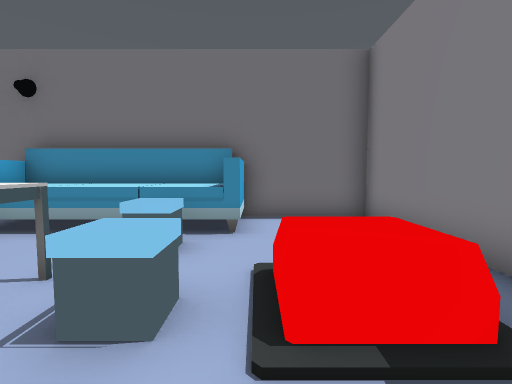
[1] (above)

21 first-person views from a walk through a 3-D level made in the Unity game engine. The camera is 1.2 m above the floor, tilts 4° down and sees 85° across. Doors are open. The floor is counted in squares, 1 m on a side. Each view is taken from the middle of a square. On the plan, view 1 faces up. The plan holds only what a view shows up to about 13 squares ahead; the rest is blank. The place goes on beyond the plan. The player is left out. Some animated figures are left out.

[2]
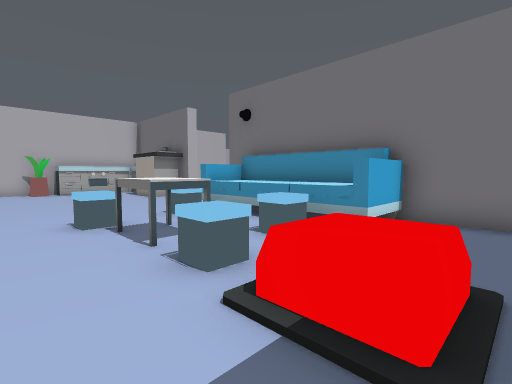

[3]
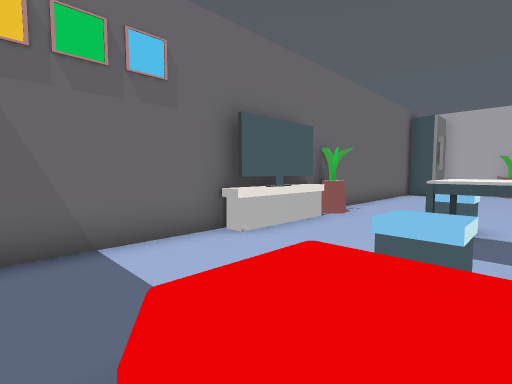

[4]
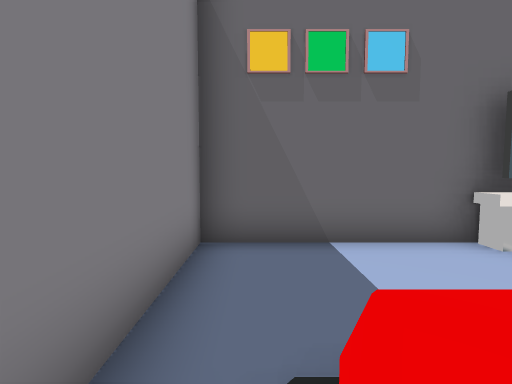

[5]
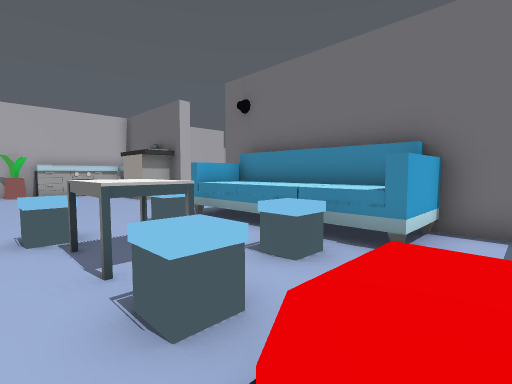

[6]
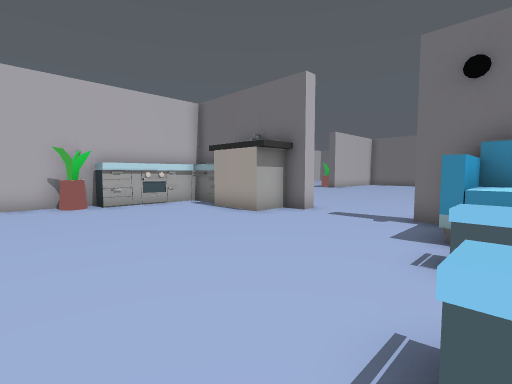

[7]
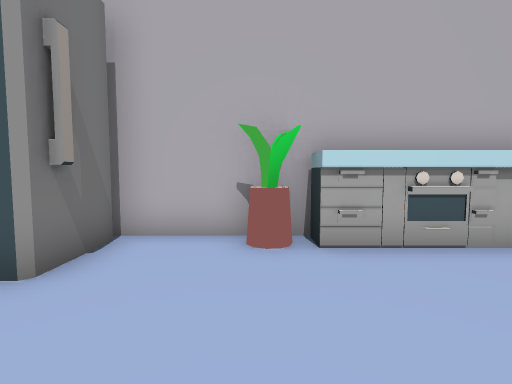

[8]
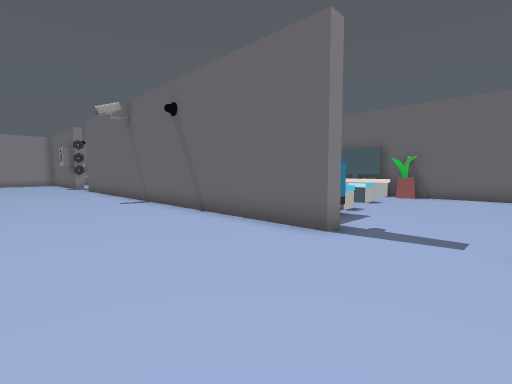

[9]
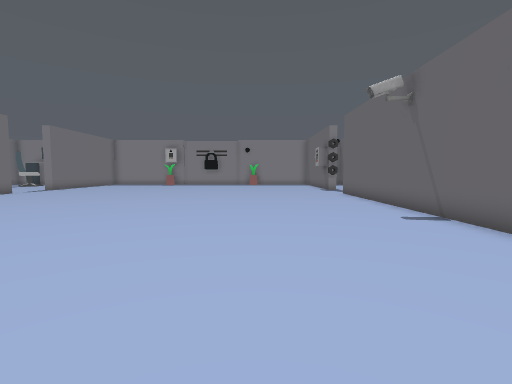

[10]
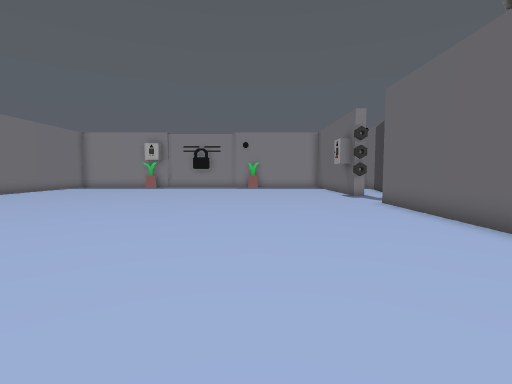

[11]
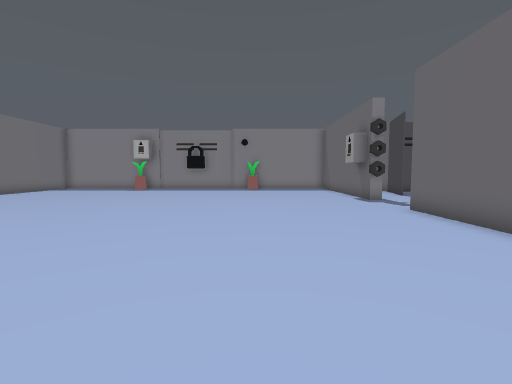

[12]
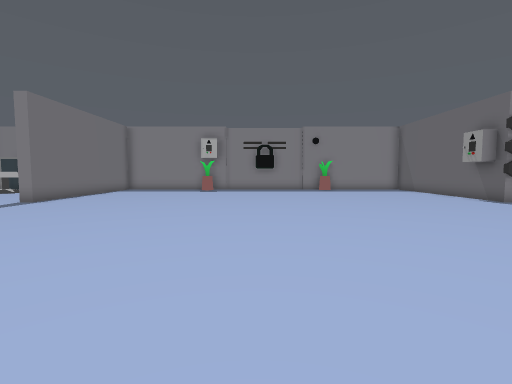

[13]
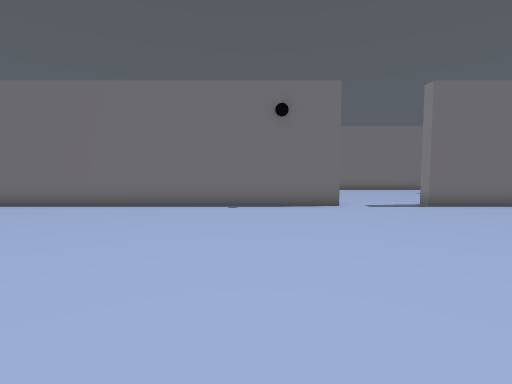

[14]
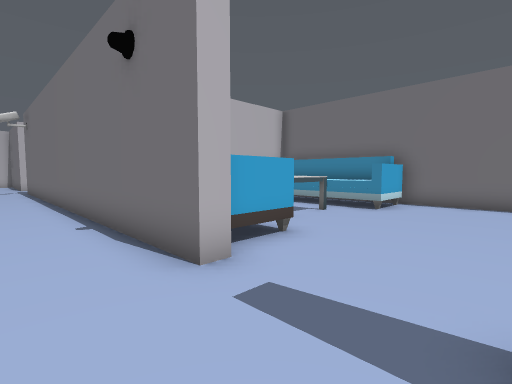

[15]
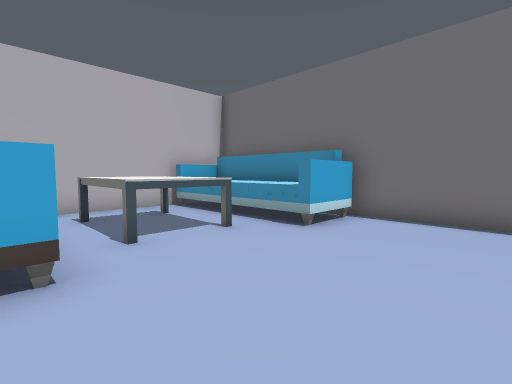

[16]
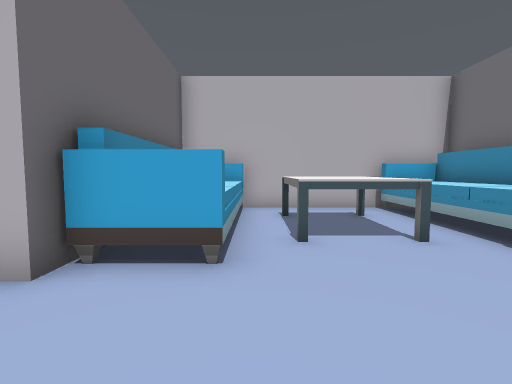

[17]
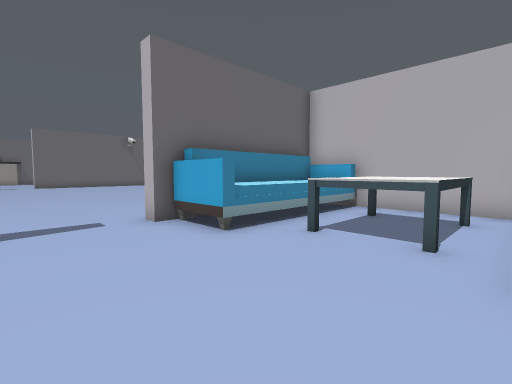

[18]
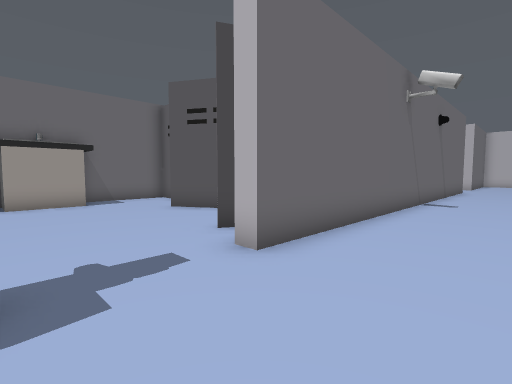

[19]
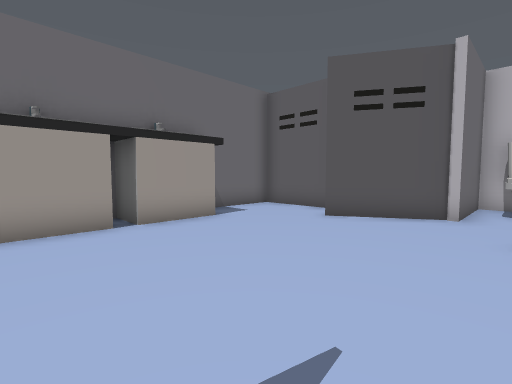

[20]
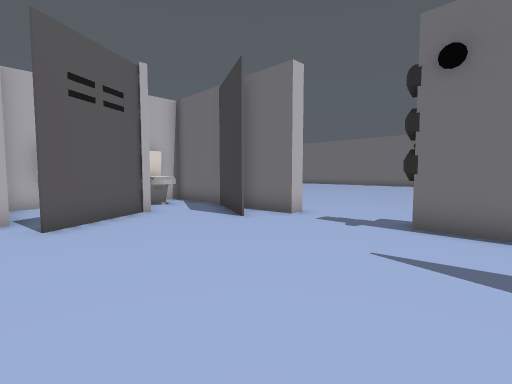

[21]
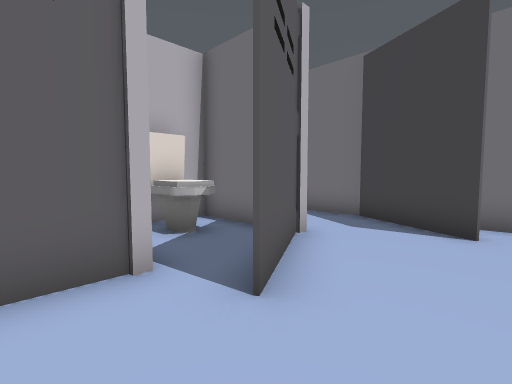

### Floor plan
Points are (right, up) in squares from view 1. A wall is a line through its corners. A room is listed if a view was taken in it or the views show most of it. See-through windows are left out.
Room 1 (views 1, 2, 3, 4, 5, 6, 7)
walls: (-5.8, 7.5) (-7.1, 7.5); (-4.9, -1.2) (-1.8, -1.2) (-1.8, -1.8); (-10.3, 7.5) (-11.1, 7.5); (-3.5, -1.7) (3, -1.7) (3, 7.5) (-0.8, 7.5); (-11.8, -1.7) (-3.8, -1.7); (-16.3, 1.6) (-16.3, -0.8)
low walls: (1.5, 3.1) (1.5, 1.8) (0.3, 1.8) (0.3, 3.1)
ways out: opening at (-9, 8) to room 2
objects: other object (-16, 2); other object (-16, 3) to (-14, 7); other object (-14, -1); other object (-13, 6) to (-11, 7); other object (-6, -1); other object (-6, 4) to (-5, 4); sofa (-6, 5) to (0, 7); other object (-5, 2); other object (-4, 2) to (-2, 3); other object (-2, 4) to (-1, 4); other object (-1, 2) to (-1, 3)
Room 2 (views 8, 9, 10, 11, 12, 13, 14, 15, 16, 17, 18, 19, 20, 21)
walls: (9, 27.5) (10, 27.5) (10, 27) (-3.5, 27); (-7.1, 7.5) (-7.1, 8) (10, 8) (10, 7.5) (3.5, 7.5) (3.5, 4.7) (6.8, 4.7); (6.8, 4.5) (3.5, 4.5) (3.5, 1.6); (-10.3, 8.1) (-10.3, 7.5); (15.5, 27) (13.2, 27) (13.2, 27.6); (14.8, 7.5) (13.2, 7.5) (13.2, 8) (15.1, 8); (6.7, 1.5) (6.7, -1.7) (10, -1.7); (3.5, 36.2) (3.5, 27.5); (12.8, 36.5) (9, 36.5)
ways out: opening at (-9, 8) to room 1
objects: other object (4, 3) to (5, 3); other object (4, 6) to (5, 6); sofa (4, 28) to (9, 29); sofa (4, 34) to (9, 36); other object (5, 31) to (8, 33); other object (7, 2) to (8, 4); other object (7, 6) to (9, 7); other object (10, -2) to (12, 0); other object (13, -2) to (15, 0)

Positions as (right, up) in squares from view 1, and headings:
1: (0, 0), facing up
2: (2, 0), facing up-left
3: (2, 3), facing down-left
4: (2, 3), facing down
5: (1, 1), facing up-left
6: (-5, 0), facing up-left
7: (-11, 2), facing left
8: (-10, 13), facing down-right
9: (-6, 13), facing right
10: (-1, 13), facing right
11: (1, 13), facing right
12: (2, 18), facing right
13: (7, 17), facing up
14: (13, 25), facing up-left
15: (13, 29), facing up-left
16: (13, 30), facing left
17: (13, 34), facing down-left
18: (13, 11), facing down-left
19: (15, 6), facing down-left
20: (15, 1), facing up-left
21: (10, 0), facing up-left
